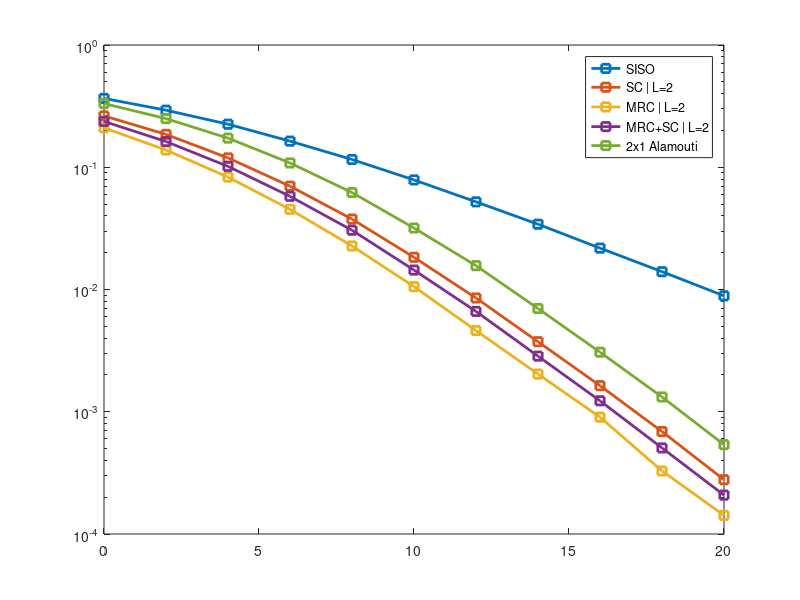

Write MATLAB code to recreate this figure.
clear
load SC_SER.mat
load MRC_SER.mat
load MRC_SC_SER.mat
load SISO_SER.mat
load A21_SER.mat

SNR_dB = 0:2:20;            % range of SNR dB values
SNR = db2pow(SNR_dB);                   % dB to power

figure;%selection combining

semilogy(SNR_dB,SISO_SER(:,:),"s-","LineWidth",2);hold on;

% semilogy(SNR_dB,SC_SER(1,:),"s-","LineWidth",2);hold on;
semilogy(SNR_dB,SC_SER(2,:),"s-","LineWidth",2);hold on;
% semilogy(SNR_dB,SC_SER(3,:),"s-","LineWidth",2);hold on;
% semilogy(SNR_dB,SC_SER(4,:),"s-","LineWidth",2);hold on;

% semilogy(SNR_dB,MRC_SER(1,:),"s-","LineWidth",2);hold on;
semilogy(SNR_dB,MRC_SER(2,:),"s-","LineWidth",2);hold on;
% semilogy(SNR_dB,MRC_SER(3,:),"s-","LineWidth",2);hold on;
% semilogy(SNR_dB,MRC_SER(4,:),"s-","LineWidth",2);hold on;

semilogy(SNR_dB,MRC_SC_SER(1,:),"s-","LineWidth",2);hold on;

semilogy(SNR_dB,A21_SER(1,:),"s-","LineWidth",2);hold on;

legend("SISO", "SC | L=2","MRC | L=2","MRC+SC | L=2","2x1 Alamouti");
